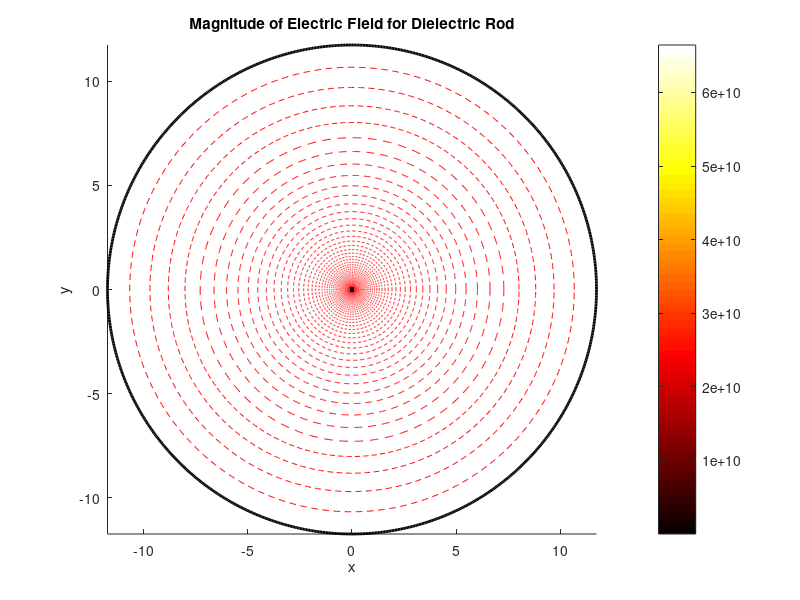

Write the MATLAB code that produced this figure.
% Define parameters
epsilon_r = 2; % Relative permittivity of dielectric rod
a = 0.1; % Radius of circular field
lambda = 1; % Wavelength of incident field
k = 2*pi/lambda; % Wave vector
N = 50; % Number of ripples to include in plot

% Define FEM Grid
x = linspace(-a,a,1000);
y = linspace(-a,a,1000);
[X,Y] = meshgrid(x,y);
r = sqrt(X.^2 + Y.^2);

% Calculate electric field
E = k*(1 + epsilon_r)*(a^2./r.^3).*cos(k*r);

% Plot magnitude of electric field
figure;
hold on;
theta = linspace(0,2*pi,1000);
for n = 1:N
    plot(a*cos(theta),a*sin(theta),'r--');
    a = a + 0.1*a;
end
circ = plot(a*cos(theta),a*sin(theta),'k-');
set(circ,'LineWidth',2);
colormap('hot');
imagesc(x,y,abs(E));
axis equal;
axis([-a a -a a]);
colorbar;
title('Magnitude of Electric Field for Dielectric Rod');
xlabel('x');
ylabel('y');
set(gca,'color','r');
